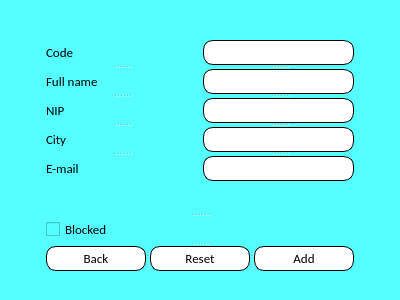
<?xml version="1.0" encoding="UTF-8"?>
<ui version="4.0">
 <class>MainWindow</class>
 <widget class="QMainWindow" name="MainWindow">
  <property name="geometry">
   <rect>
    <x>0</x>
    <y>0</y>
    <width>400</width>
    <height>300</height>
   </rect>
  </property>
  <property name="minimumSize">
   <size>
    <width>400</width>
    <height>300</height>
   </size>
  </property>
  <property name="maximumSize">
   <size>
    <width>400</width>
    <height>300</height>
   </size>
  </property>
  <property name="windowTitle">
   <string>AddClient</string>
  </property>
  <property name="styleSheet">
   <string notr="true">background-color: rgb(85, 255, 255);</string>
  </property>
  <widget class="QWidget" name="centralwidget">
   <layout class="QHBoxLayout" name="horizontalLayout_2">
    <item>
     <widget class="QSplitter" name="splitter_5">
      <property name="minimumSize">
       <size>
        <width>0</width>
        <height>262</height>
       </size>
      </property>
      <property name="maximumSize">
       <size>
        <width>310</width>
        <height>16777215</height>
       </size>
      </property>
      <property name="orientation">
       <enum>Qt::Vertical</enum>
      </property>
      <widget class="QSplitter" name="splitter_3">
       <property name="orientation">
        <enum>Qt::Vertical</enum>
       </property>
       <widget class="QWidget" name="">
        <layout class="QHBoxLayout" name="horizontalLayout">
         <item>
          <widget class="QSplitter" name="splitter_2">
           <property name="orientation">
            <enum>Qt::Vertical</enum>
           </property>
           <widget class="QLabel" name="label">
            <property name="minimumSize">
             <size>
              <width>0</width>
              <height>25</height>
             </size>
            </property>
            <property name="maximumSize">
             <size>
              <width>16777215</width>
              <height>25</height>
             </size>
            </property>
            <property name="font">
             <font>
              <family>Calibri</family>
              <pointsize>10</pointsize>
             </font>
            </property>
            <property name="text">
             <string>Code</string>
            </property>
           </widget>
           <widget class="QLabel" name="label_2">
            <property name="minimumSize">
             <size>
              <width>0</width>
              <height>25</height>
             </size>
            </property>
            <property name="maximumSize">
             <size>
              <width>16777215</width>
              <height>25</height>
             </size>
            </property>
            <property name="font">
             <font>
              <family>Calibri</family>
              <pointsize>10</pointsize>
             </font>
            </property>
            <property name="text">
             <string>Full name</string>
            </property>
           </widget>
           <widget class="QLabel" name="label_3">
            <property name="minimumSize">
             <size>
              <width>0</width>
              <height>25</height>
             </size>
            </property>
            <property name="maximumSize">
             <size>
              <width>16777215</width>
              <height>25</height>
             </size>
            </property>
            <property name="font">
             <font>
              <family>Calibri</family>
              <pointsize>10</pointsize>
             </font>
            </property>
            <property name="text">
             <string>NIP</string>
            </property>
           </widget>
           <widget class="QLabel" name="label_4">
            <property name="minimumSize">
             <size>
              <width>0</width>
              <height>25</height>
             </size>
            </property>
            <property name="maximumSize">
             <size>
              <width>16777215</width>
              <height>25</height>
             </size>
            </property>
            <property name="font">
             <font>
              <family>Calibri</family>
              <pointsize>10</pointsize>
             </font>
            </property>
            <property name="text">
             <string>City</string>
            </property>
           </widget>
           <widget class="QLabel" name="label_5">
            <property name="minimumSize">
             <size>
              <width>0</width>
              <height>25</height>
             </size>
            </property>
            <property name="maximumSize">
             <size>
              <width>16777215</width>
              <height>25</height>
             </size>
            </property>
            <property name="font">
             <font>
              <family>Calibri</family>
              <pointsize>10</pointsize>
             </font>
            </property>
            <property name="text">
             <string>E-mail</string>
            </property>
           </widget>
          </widget>
         </item>
         <item>
          <widget class="QSplitter" name="splitter">
           <property name="orientation">
            <enum>Qt::Vertical</enum>
           </property>
           <widget class="QLineEdit" name="CodeLine">
            <property name="minimumSize">
             <size>
              <width>0</width>
              <height>25</height>
             </size>
            </property>
            <property name="maximumSize">
             <size>
              <width>16777215</width>
              <height>25</height>
             </size>
            </property>
            <property name="styleSheet">
             <string notr="true">border-style: outset;
background-color: rgb(255, 255, 255);
border-width: 1px;
border-radius: 10px;
border-color: black;
padding: 4px;</string>
            </property>
           </widget>
           <widget class="QLineEdit" name="FullNameLine">
            <property name="minimumSize">
             <size>
              <width>0</width>
              <height>25</height>
             </size>
            </property>
            <property name="maximumSize">
             <size>
              <width>16777215</width>
              <height>25</height>
             </size>
            </property>
            <property name="styleSheet">
             <string notr="true">border-style: outset;
background-color: rgb(255, 255, 255);
border-width: 1px;
border-radius: 10px;
border-color: black;
padding: 4px;</string>
            </property>
           </widget>
           <widget class="QLineEdit" name="NIPLine">
            <property name="minimumSize">
             <size>
              <width>0</width>
              <height>25</height>
             </size>
            </property>
            <property name="maximumSize">
             <size>
              <width>16777215</width>
              <height>25</height>
             </size>
            </property>
            <property name="styleSheet">
             <string notr="true">border-style: outset;
background-color: rgb(255, 255, 255);
border-width: 1px;
border-radius: 10px;
border-color: black;
padding: 4px;</string>
            </property>
           </widget>
           <widget class="QLineEdit" name="CityLine">
            <property name="minimumSize">
             <size>
              <width>0</width>
              <height>25</height>
             </size>
            </property>
            <property name="maximumSize">
             <size>
              <width>16777215</width>
              <height>25</height>
             </size>
            </property>
            <property name="styleSheet">
             <string notr="true">border-style: outset;
background-color: rgb(255, 255, 255);
border-width: 1px;
border-radius: 10px;
border-color: black;
padding: 4px;</string>
            </property>
           </widget>
           <widget class="QLineEdit" name="EmailLine">
            <property name="minimumSize">
             <size>
              <width>0</width>
              <height>25</height>
             </size>
            </property>
            <property name="maximumSize">
             <size>
              <width>16777215</width>
              <height>25</height>
             </size>
            </property>
            <property name="styleSheet">
             <string notr="true">border-style: outset;
background-color: rgb(255, 255, 255);
border-width: 1px;
border-radius: 10px;
border-color: black;
padding: 4px;</string>
            </property>
            <property name="inputMethodHints">
             <set>Qt::ImhEmailCharactersOnly</set>
            </property>
           </widget>
          </widget>
         </item>
        </layout>
       </widget>
       <widget class="QCheckBox" name="BlockedCheckBox">
        <property name="minimumSize">
         <size>
          <width>0</width>
          <height>25</height>
         </size>
        </property>
        <property name="maximumSize">
         <size>
          <width>16777215</width>
          <height>25</height>
         </size>
        </property>
        <property name="font">
         <font>
          <family>Calibri</family>
          <pointsize>10</pointsize>
         </font>
        </property>
        <property name="styleSheet">
         <string notr="true"/>
        </property>
        <property name="text">
         <string>Blocked</string>
        </property>
        <property name="tristate">
         <bool>false</bool>
        </property>
       </widget>
      </widget>
      <widget class="QSplitter" name="splitter_4">
       <property name="minimumSize">
        <size>
         <width>0</width>
         <height>25</height>
        </size>
       </property>
       <property name="orientation">
        <enum>Qt::Horizontal</enum>
       </property>
       <widget class="QPushButton" name="BackButton">
        <property name="minimumSize">
         <size>
          <width>100</width>
          <height>25</height>
         </size>
        </property>
        <property name="maximumSize">
         <size>
          <width>100</width>
          <height>25</height>
         </size>
        </property>
        <property name="font">
         <font>
          <family>Calibri</family>
          <pointsize>10</pointsize>
         </font>
        </property>
        <property name="styleSheet">
         <string notr="true">QPushButton{
border-style: outset;
background-color: rgb(255, 255, 255);
border-width: 1px;
border-radius: 10px;
border-color: black;
padding: 4px;
}

QPushButton:hover {
	
	background-color: rgb(255, 85, 0);
	color: rgb(0, 0, 0);
}</string>
        </property>
        <property name="text">
         <string>Back</string>
        </property>
       </widget>
       <widget class="QPushButton" name="ResetButton">
        <property name="minimumSize">
         <size>
          <width>100</width>
          <height>25</height>
         </size>
        </property>
        <property name="maximumSize">
         <size>
          <width>100</width>
          <height>25</height>
         </size>
        </property>
        <property name="font">
         <font>
          <family>Calibri</family>
          <pointsize>10</pointsize>
         </font>
        </property>
        <property name="styleSheet">
         <string notr="true">QPushButton{
border-style: outset;
background-color: rgb(255, 255, 255);
border-width: 1px;
border-radius: 10px;
border-color: black;
padding: 4px;
}

QPushButton:hover {
	background-color: rgb(255, 170, 127);
	color: rgb(0, 0, 0);
}</string>
        </property>
        <property name="text">
         <string>Reset</string>
        </property>
       </widget>
       <widget class="QPushButton" name="AddClientButton">
        <property name="minimumSize">
         <size>
          <width>100</width>
          <height>25</height>
         </size>
        </property>
        <property name="maximumSize">
         <size>
          <width>100</width>
          <height>25</height>
         </size>
        </property>
        <property name="font">
         <font>
          <family>Calibri</family>
          <pointsize>10</pointsize>
         </font>
        </property>
        <property name="styleSheet">
         <string notr="true">QPushButton{
border-style: outset;
background-color: rgb(255, 255, 255);
border-width: 1px;
border-radius: 10px;
border-color: black;
padding: 4px;
}

QPushButton:hover {
	
	background-color: rgb(0, 255, 127);
	color: rgb(0, 0, 0);
}</string>
        </property>
        <property name="text">
         <string>Add</string>
        </property>
       </widget>
      </widget>
     </widget>
    </item>
   </layout>
  </widget>
  <widget class="QStatusBar" name="statusbar"/>
 </widget>
 <resources/>
 <connections/>
</ui>
